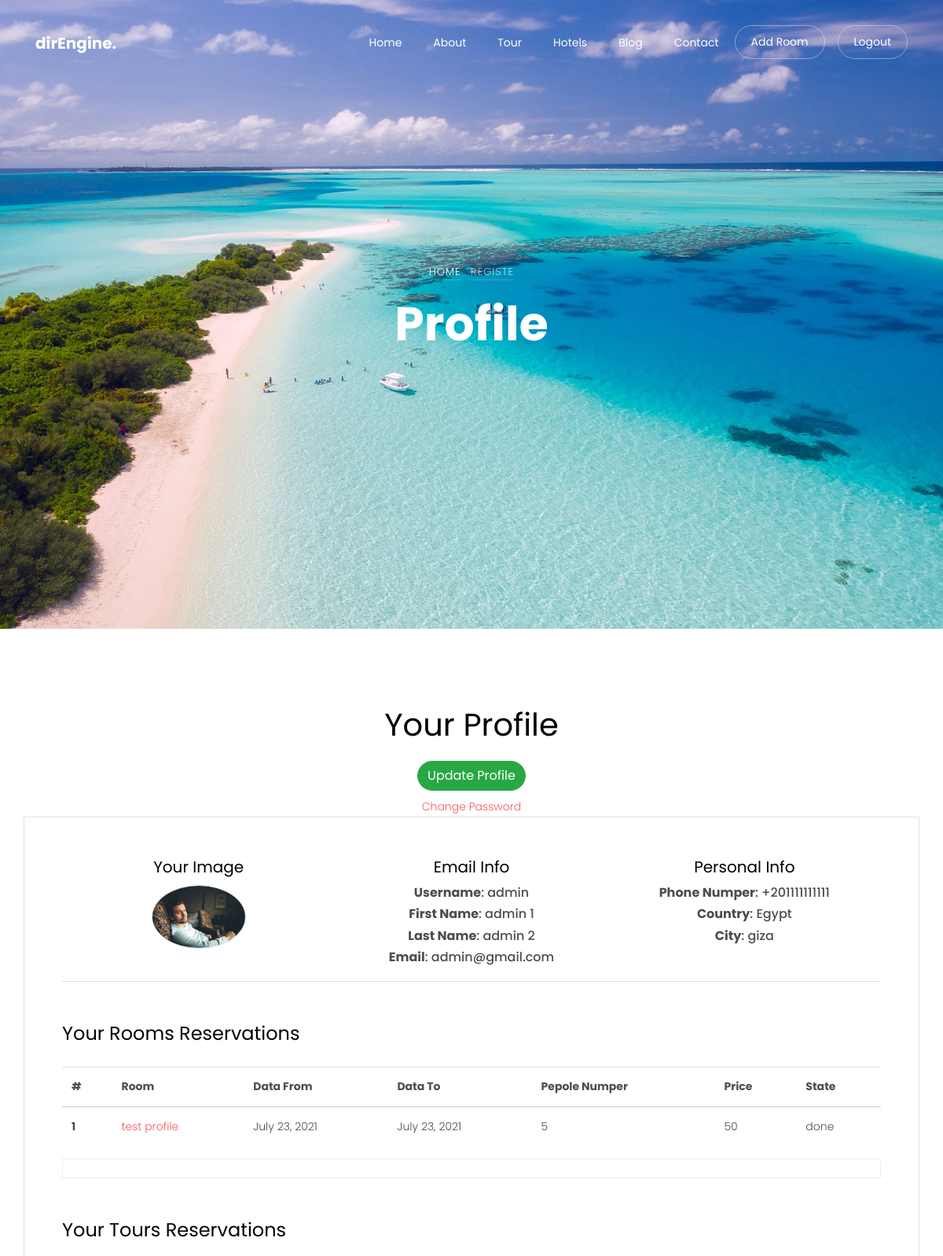
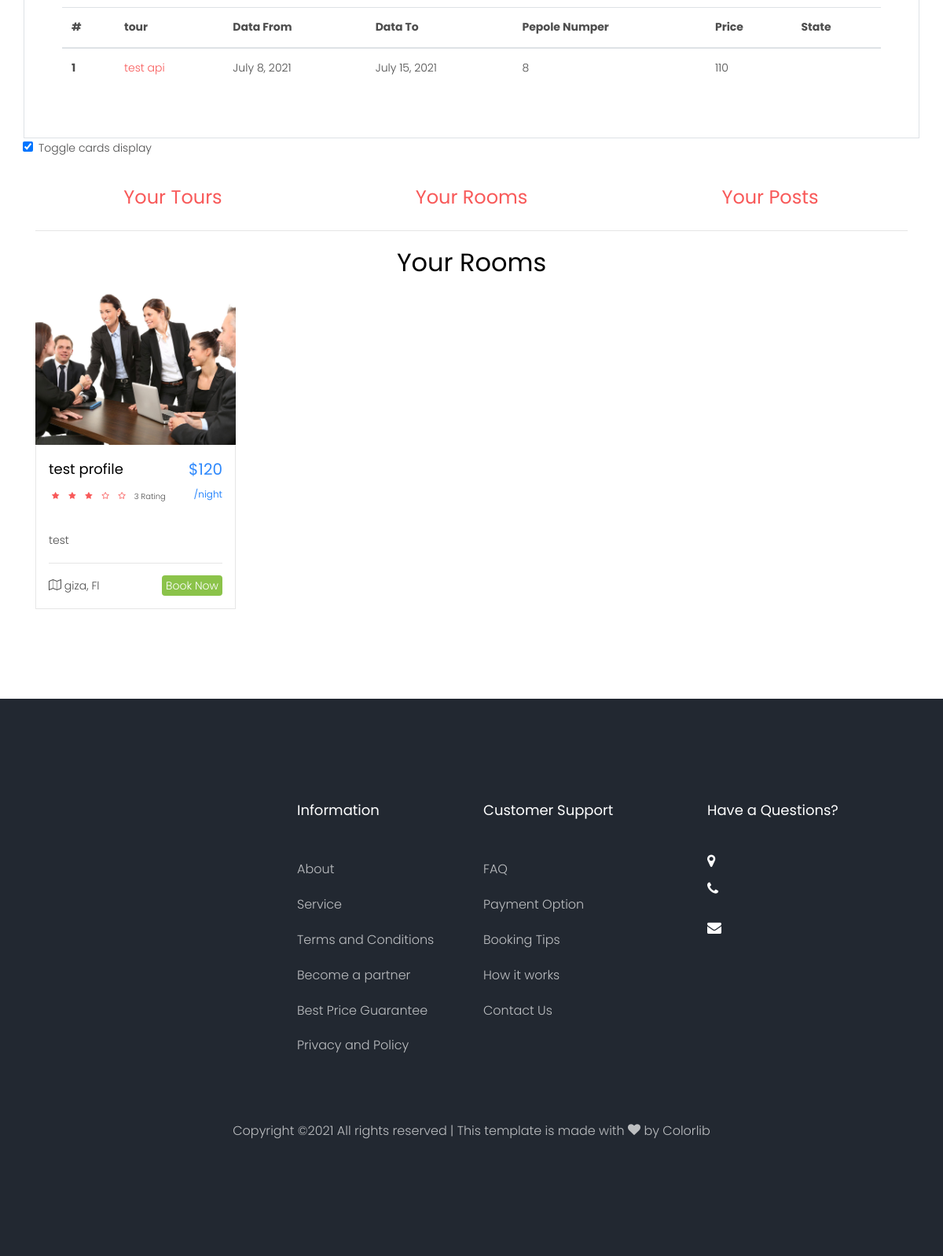
/accounts/profile/admin/ (signed in), run on the app's committed database (2 pictures, top to bottom).
### accounts/models.py (models this page shows, shortened)
class User(AbstractUser):
    email = models.EmailField('email address',unique=True)
    image = models.ImageField(upload_to=get_profile_image_filepath)
    country = CountryField(blank=True)
    city = models.CharField(max_length = 150,blank=True)
    phone_number = PhoneNumberField(blank=True)
    last_update = models.DateTimeField(auto_now=True)
    slug = models.SlugField(blank=True, null=True)
    toggle_cart_option = models.BooleanField(default=False)
    objects = MyUserManager()
    def get_profile_image_filename(self):
        if self.image:
            return'/media/'+ str(self.image)[str(self.image).index('profile_images/' + str(self.pk) +  ' - ' + str(self.username) + "/"):]
        else:
            return 'Not Image'
    def get_absolute_url(self):
        return reverse('accounts:profile', args=[self.slug])

### rooms/models.py (models this page shows, shortened)
class Room_Reservation(models.Model):
    user = models.ForeignKey(get_user_model(), related_name='room_Reservation', on_delete=models.CASCADE)
    room = models.ForeignKey(Room, related_name='room_Reservation', on_delete=models.CASCADE)
    name = models.CharField(max_length=90)
    email_registered = models.EmailField()
    email_entred = models.EmailField()
    data_from = models.DateField()
    data_to = models.DateField()
    guste = models.PositiveIntegerField(validators=[MinValueValidator(1),MaxValueValidator(6)],blank=True)
    children = models.PositiveIntegerField(validators=[MinValueValidator(0),MaxValueValidator(6)],blank=True)
    price = models.IntegerField()
    canceled = models.BooleanField(default=False)
    done = models.BooleanField(default=False)
    objects = Room_Reservation_Maneger()
    class Meta:
        ordering = ['-id']

class Room(models.Model):
    owner = models.ForeignKey(get_user_model(), on_delete=models.CASCADE)
    title = models.CharField(max_length = 150)
    price = models.PositiveIntegerField()
    total_rating = models.IntegerField(default=0,blank=True, null=True)
    city = models.ForeignKey(Place, on_delete=models.CASCADE)
    locality =models.CharField(max_length=50)
    street = models.CharField(max_length = 150)
    category = models.ForeignKey(Category, on_delete=models.CASCADE)
    descriptions = RichTextField()
    img = models.ImageField(upload_to='rooms/')
    days_number = models.PositiveIntegerField()
    data_from = models.DateField(auto_now_add=True,blank=True)
    data_to = models.DateField(auto_now_add=True,blank=True)
    created_at = models.DateTimeField(auto_now_add=True)
    update_at = models.DateTimeField(default=timezone.now)
    slug = models.SlugField(blank=True, null=True)
    active = models.BooleanField(default=True)
    def get_absolute_url(self):
        return reverse("rooms:hotel_room", kwargs={'slug':self.slug})
    def get_reservation_url(self):
        return '{}#reservation_form'.format(reverse("rooms:hotel_room", kwargs={'slug':self.slug}))

### tours/models.py (models this page shows, shortened)
class Tour_Reservation(models.Model):
    user = models.ForeignKey(get_user_model(), related_name='tour_Reservation', on_delete=models.CASCADE)
    tour = models.ForeignKey(Tour, related_name='tour_Reservation', on_delete=models.CASCADE)
    name = models.CharField(max_length=90)
    email = models.EmailField()
    data_from = models.DateField()
    data_to = models.DateField()
    guste = models.PositiveIntegerField(validators=[MinValueValidator(1),MaxValueValidator(6)],blank=True)
    children = models.PositiveIntegerField(validators=[MinValueValidator(0),MaxValueValidator(6)],blank=True)
    price = models.IntegerField()
    canceled = models.BooleanField(default=False)
    done = models.BooleanField(default=False)
    objects = Tour_Reservation_Manager()
    class Meta:
        ordering = ['-id']

class Tour(models.Model):
    owner = models.ForeignKey(get_user_model(), on_delete=models.CASCADE)
    title = models.CharField(max_length = 150)
    price = models.PositiveIntegerField()
    city = models.ForeignKey(Place, on_delete=models.CASCADE)
    locality =models.CharField(max_length=50)
    street = models.CharField(max_length = 150)
    category = models.ForeignKey(Category, on_delete=models.CASCADE)
    descriptions = RichTextField()
    img = models.ImageField(upload_to='rooms/')
    days_number = models.PositiveIntegerField()
    data_from = models.DateField(blank=True)
    data_to = models.DateField(blank=True)
    created_at = models.DateTimeField(auto_now_add=True)
    update_at = models.DateTimeField(default=timezone.now)
    slug = models.SlugField(blank=True, null=True)
    active = models.BooleanField(default=True)
    def get_absolute_url(self):
        return reverse('tours:tour_detail',kwargs={'slug':self.slug})
    class Meta:
        ordering=['-id']

### main/models.py (models this page shows, shortened)
class Place(models.Model):
    name = models.CharField(max_length = 100)
    img = models.ImageField(upload_to='places/')
    created_at = models.DateTimeField(auto_now_add=True)

### accounts/views.py (the view)
# urls.py: path('profile/<slug:slug>/',views.ProfileView.as_view(),name='profile'),
class ProfileView(LoginRequiredMixin,DetailView):
    model =  get_user_model()
    def get(self, request, *args, **kwargs):
        if self.kwargs['slug'] != self.request.user.slug:
            return redirect('accounts:profile',slug=self.request.user.slug)
        return super().get(request, *args, **kwargs)
    def get_context_data(self, **kwargs):
        context = super().get_context_data(**kwargs)
        context['object_list'] = Room.objects.filter(owner__slug=self.kwargs['slug'])
        return context

### accounts/templates/accounts/user_detail.html (shortened to what this page needs)
{% extends "base.html" %}
{% load static %}
{% block content %}
<div class="hero-wrap js-fullheight" style="background-image: url('{% static 'images/bg_2.jpg' %}');">
    <div class="container">
      <div class="row no-gutters slider-text js-fullheight align-items-center justify-content-center" data-scrollax-parent="true">
        <div class="col-md-9 ftco-animate text-center" data-scrollax=" properties: { translateY: '70%' }">
          <p class="breadcrumbs" data-scrollax="properties: { translateY: '30%', opacity: 1.6 }"><span class="mr-2"><a href="index.html">Home</a></span> <span>Registe</span></p>
          <h1 class="mb-3 bread" data-scrollax="properties: { translateY: '30%', opacity: 1.6 }">Profile</h1>
        </div>
      </div>
    </div>
  </div>
  <section class="ftco-section contact-section ftco-degree-bg">
      <center class="mb-3 mt-2"><h1>Your Profile</h1></center>
      <center><a href="{{object.get_absolute_url}}update/" class='btn btn-success mb-2'>Update Profile</a></center>
      <center><a href="{% url 'password_change' %}" class="mb-2">Change Password</a></center>
      <div class="container">
      <div class="row border p-5">
        <div class="col-md-4 mx-auto {% if request.user.is_superuser or request.user.is_staff%} border-bottom mb-5 {% endif %}">
            <center class="mb-3"><h5>Your Image</h5>
                <img class="img-fluid rounded-circle border" src="{{object.get_profile_image_filename}}" width="120px" alt="{{object.get_profile_image_filename}}">
        </div>
        <div class="col-md-4 mx-auto {% if request.user.is_superuser or request.user.is_staff%} border-bottom mb-5 {% endif %}">
            <center class="mb-3"><h5>Email Info</h5>
                <h6><strong>Username</strong>: {{object.username}}</h6>
                <h6><strong>First Name</strong>: {{object.first_name}}</h6>
                <h6><strong>Last Name</strong>: {{object.last_name}}</h6>
                <h6><strong>Email</strong>: {{object.email}}</h6>
            </center>
        </div>
        <div class="col-md-4 mx-auto {% if request.user.is_superuser or request.user.is_staff%} border-bottom mb-5 {% endif %}">
            <center class="mb-5"><h5>Personal Info</h5>
                <h6><strong>Phone Numper</strong>: {{object.phone_number}}</h6>
                <h6><strong>Country</strong>: {{object.country.name}}</h6>
                <h6><strong>City</strong>: {{object.city}}</h6>
            </center>
        </div>
        {% if request.user.is_superuser or request.user.is_staff%}
        {% include "accounts/user_profile_booking.html" %}
        {% endif %}
      </div>
      {% if request.user.is_superuser or request.user.is_staff%}
      <form id="show_moving_carts_form" method="POST" action="{% url 'accounts:toggle-profile-option' object.slug %}">
        <input onchange="$('#show_moving_carts_form').submit()" type="checkbox" {% if object.toggle_cart_option %}checked {% endif %} name="show_moving_carts" id="show_moving_carts" style="margin-left: -16px;margin-right:7px"><label for="show_moving_carts">Toggle cards display</label>
      </form>
      <div id="main_root_carts">
        {% if object.toggle_cart_option %}
        <div class="cards_head">
    <div class="row my-3" id="option_div">
      <div class="col-md-4" data-option='tours'><center><h5><h4 data-href="{% url 'accounts:profile-option' 'tours' %}" style='color: #f85959;cursor: pointer;'>Your Tours</h4></h5></center></div>
      <div class="col-md-4" data-option='rooms'><center><h5><h4 data-href="{% url 'accounts:profile-option' 'rooms' %}" style='color: #f85959;cursor: pointer;'>Your Rooms</h4></h5></center></div>
      <div class="col-md-4" data-option='posts'><center><h5><h4 data-href="{% url 'accounts:profile-option' 'posts' %}" style='color: #f85959;cursor: pointer;'>Your Posts</h4> </h5></center></div>
    </div>
    <hr>
      <center><h2 id="profile_option_title">Your Rooms</h2></center>
  </div>
  {% endif %}
          <div id="profile_option_div_row_root">
            {% if object.toggle_cart_option %}
              {% include "accounts/profile_option.html" %}
              {% else %}
              {% include "accounts/profile_option_2.html" %}
            {% endif %}
          </div>
      </div>
      {% else %}
      {% include "accounts/user_profile_booking.html" %}
      {% endif %}
  </section>
{% endblock content %}

### accounts/templates/accounts/user_profile_booking.html (shortened to what this page needs)
<center><h4 class="mb-4">Your Rooms Reservations</h4></center>
<table class="table">
    <thead>
      <tr>
        <th scope="col">#</th>
        <th scope="col">Room</th>
        <th scope="col">Data From</th>
        <th scope="col">Data To</th>
        <th scope="col">Pepole Numper</th>
        <th scope="col">Price</th>
        <th scope="col">State</th>
      </tr>
    </thead>
    <tbody>
      <tr>
          {% for obj in object.room_Reservation.all %}
            <th scope="row">{{forloop.counter}}</th>
        <td><a href="{{obj.room.get_absolute_url}}">{{obj.room.title}}</a></td>
        <td>{{obj.data_from}}</td>
        <td>{{obj.data_to}}</td>
        <td>{{obj.guste|add:obj.children}}</td>
        <td>{{obj.price}}</td>
        {% if obj.canceled %}
        <td>canceled</td>
        {% elif obj.done %}
        <td>done</td>
        {% endif %}
      </tr>
          {% endfor %}
    </tbody>
  </table>
  <span style="border:1px solid #EEE;width:100%"></span>
  <br>
  <center><h4 class="mb-4{% if request.user.is_superuser or request.user.is_staff%}  mt-5 {% endif %}">Your Tours Reservations</h4></center>
  <table class="table">
      <thead>
        <tr>
          <th scope="col">#</th>
          <th scope="col">tour</th>
          <th scope="col">Data From</th>
          <th scope="col">Data To</th>
          <th scope="col">Pepole Numper</th>
          <th scope="col">Price</th>
          <th scope="col">State</th>
        </tr>
      </thead>
      <tbody>
        <tr>
            {% for obj in object.tour_Reservation.all %}
              <th scope="row">{{forloop.counter}}</th>
          <td><a href="{{obj.tour.get_absolute_url}}">{{obj.tour.title}}</a></td>
          <td>{{obj.data_from}}</td>
          <td>{{obj.data_to}}</td>
          <td>{{obj.guste|add:obj.children}}</td>
          <td>{{obj.price}}</td>
        </tr>
            {% endfor %}
      </tbody>
    </table>

### accounts/templates/accounts/profile_option.html (shortened to what this page needs)
<div class="row">
    {% if title == 'posts' %}
        {% for post in object_list %}
          <div class="col-md-3 d-flex ftco-animate fadeInUp ftco-animated">
          <div class="blog-entry align-self-stretch">
            <a href="{{post.get_absolute_url}}" class="block-20" style="background-image: url('{{post.img.url}}');">
            </a>
            <div class="text p-4 d-block">
                <span class="tag">{{post.tags.first}}, {{post.tags.last}}</span>
              <h3 class="heading mt-3"><a href="{{post.get_absolute_url}}">{{post.title}}</a></h3>
              <div class="meta mb-3">
                <div><a href="{{post.get_absolute_url}}">{{post.created_at|date:'F j Y'}}</a></div>
                <div><a href="{{post.get_absolute_url}}">{{post.author.username}}</a></div>
                <div><a href="{{post.get_absolute_url}}#disqus_threads" class="meta-chat"><span class="icon-chat"></span> </a></div>
              </div>
            </div>
          </div>
                  {% empty %}
        <center style="margin: auto;"><h2>Not Found</h2></center>
        {% endfor %}
    {% else %}
    {% for obj in object_list %}
        <div class="col-md-3 ftco-animate fadeInUp ftco-animated">
        <div class="destination">
          <a href="{{obj.get_absolute_url}}" class="img img-2 d-flex justify-content-center align-items-center" style="background-image: url({{obj.img.url}});">
          </a>
          <div class="text p-3">
            <div class="d-flex">
              <div class="one">
                <h3><a href="{{obj.get_absolute_url}}">{{obj.title}}</a></h3>
                <p class="rate">
                  {% for i in '12345'|make_list %}
                    {% if forloop.counter <= obj.total_rating %}
                      <i class="icon-star"></i>
                      {% else %}
                      <i class="icon-star-o"></i>
                    {% endif %}
                      {% empty %}
                      <i class="icon-star-o"></i>
                      <i class="icon-star-o"></i>
                      <i class="icon-star-o"></i>
                      <i class="icon-star-o"></i>
                      <i class="icon-star-o"></i>
                  {% endfor %}
                  <span style="padding-left: 3px;">{{ obj.total_rating }} Rating</span>
                </p>
              </div>
              <div class="two">
                <span class="price per-price">${{obj.price}}<br><small>/night</small></span>
              </div>
            </div>
            <p>{{obj.descriptions|safe|truncatechars:95}}</p>
            <hr>
            <p class="bottom-area d-flex">
              <span><i class="icon-map-o"></i> {{obj.city.name}}, Fl</span>
              <span class="ml-auto"><a href="{{obj.get_reservation_url}}">Book Now</a></span>
            </p>
          </div>
        </div>
          </div>
        {% empty %}
        <center style="margin: auto;"><h2>Not Found</h2></center>
        {% endfor %}
    {% endif %}
</div>
    </div>

### data on the page
User: get_profile_image_filename (picture), username "admin", first_name "admin 1", last_name "admin 2", email "admin@gmail.com", phone_number "+201111111111", country.name "Egypt", city "giza", toggle_cart_option "☑"
Room_Reservation: room "test profile", data_from "July 23, 2021", data_to "July 23, 2021", guste|add "5", price "50", canceled "done"
Tour_Reservation: tour "test api", data_from "July 8, 2021", data_to "July 15, 2021", guste|add "8", price "110"
Room: img (picture), title "test profile", total_rating "3", price "120", descriptions "test", city.name "giza"
